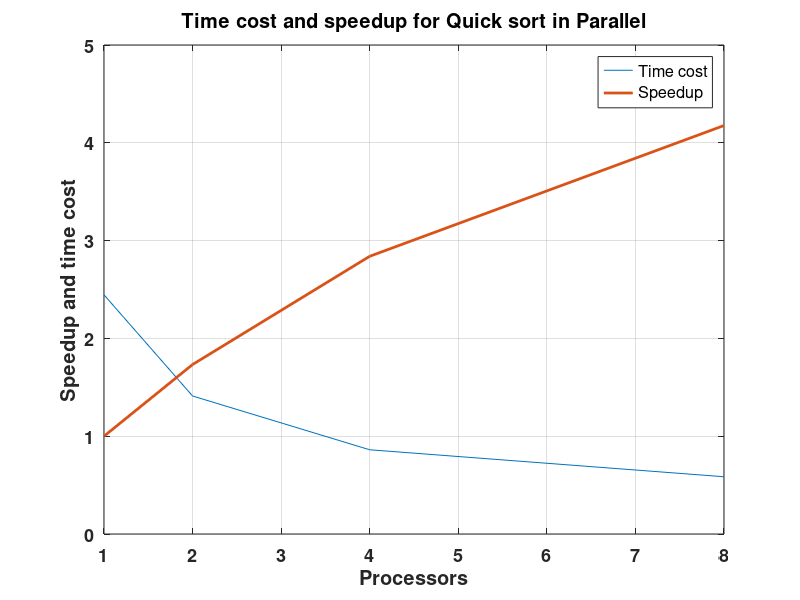

The MATLAB source for this figure:
% speedup
clear all; clc; close all;

% #threads
processors = [1 2 4 8];

% Experimental data

% time; 1 processor; 2 processor; 4 processor; processor 8: processor 16;
time = [2.4455799999996088 1.4056020000134595 0.8547910000197589 0.5539709999575280;
        2.4428740000003017 1.4161969999549910 0.8663079999969341 0.5506129999994300;
        2.4480209999601357 1.4047319999663159 0.8514680000371300 0.5663649999769405;
        2.4452739999978803 1.4123290000134148 0.8563059999723919 0.6018219999969006;
        2.4454329999862239 1.4169799999799579 0.8768750000162981 0.6547780000255443];  
time_mean = mean(time);

% Calculating speedup, S = Tinit/Tnew
speedup = time_mean(1)./time_mean(:);

figure
plot(processors,time_mean,processors,speedup, 'LineWidth',2)
set(gca,'FontSize',13, 'FontWeight', 'bold');
title(['Time cost and speedup for Quick sort in Parallel']);
ylabel('Speedup and time cost') % label left y-axis
xlabel('Processors') % label x-axis
legend('Time cost','Speedup')
grid on
